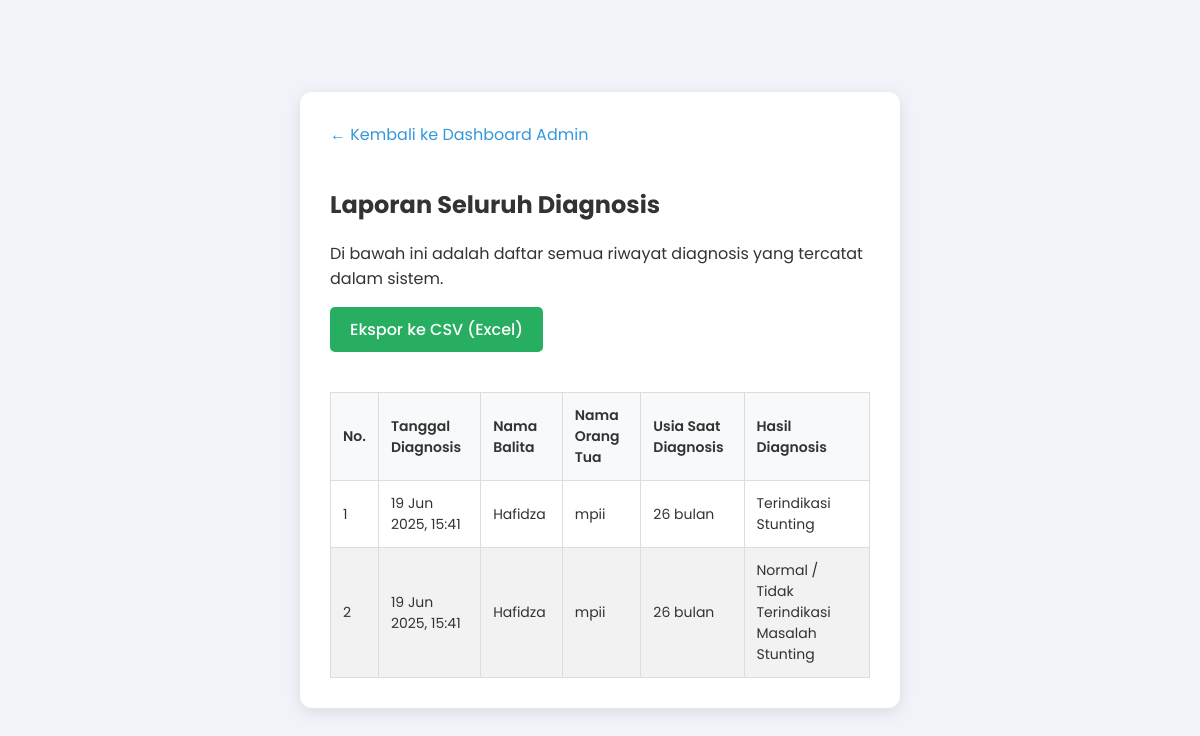
The app's page /admin/laporan_diagnosis.php (signed in) with its own data.
### tables this page shows
CREATE TABLE `hasil_diagnosis` (
  `id_hasil` int(11) NOT NULL,
  `id_balita` int(11) NOT NULL,
  `jawaban` longtext NOT NULL CHECK (json_valid(`jawaban`)),
  `kesimpulan_akhir` varchar(100) NOT NULL,
  `tanggal_diagnosis` timestamp NOT NULL DEFAULT current_timestamp(),
  `catatan_usia_saat_diagnosis` int(3) NOT NULL
);

CREATE TABLE `balita` (
  `id_balita` int(11) NOT NULL,
  `id_user` int(11) NOT NULL,
  `nama_balita` varchar(100) NOT NULL,
  `tanggal_lahir` date NOT NULL,
  `jenis_kelamin` enum('Laki-laki','Perempuan') NOT NULL,
  `alamat` text DEFAULT NULL
);

CREATE TABLE `users` (
  `id_user` int(11) NOT NULL,
  `username` varchar(50) NOT NULL,
  `email` varchar(100) NOT NULL,
  `password` varchar(255) NOT NULL,
  `nama_lengkap_user` varchar(100) NOT NULL,
  `role` enum('user','admin') NOT NULL DEFAULT 'user',
  `tanggal_registrasi` timestamp NOT NULL DEFAULT current_timestamp()
);

### admin/laporan_diagnosis.php (the view, shortened to what this page needs)
<?php
require '../config/database.php';
$query_laporan = "SELECT
                    h.id_hasil,
                    h.tanggal_diagnosis,
                    h.catatan_usia_saat_diagnosis,
                    h.kesimpulan_akhir,
                    b.nama_balita,
                    u.nama_lengkap_user
                  FROM hasil_diagnosis h
                  JOIN balita b ON h.id_balita = b.id_balita
                  JOIN users u ON b.id_user = u.id_user
                  ORDER BY h.tanggal_diagnosis DESC";
$result_laporan = mysqli_query($koneksi, $query_laporan);
?>
<!DOCTYPE html>
<html lang="id">
<head>
    <link rel="stylesheet" href="../assets/style.css">
</head>
<body>
<div class="container">
    <div class="report-card">
        <a href="dashboard_admin.php" style="text-decoration: none; color: #3498db; margin-bottom: 20px; display:inline-block;">&larr; Kembali ke Dashboard Admin</a>
        <h2>Laporan Seluruh Diagnosis</h2>
        <p>Di bawah ini adalah daftar semua riwayat diagnosis yang tercatat dalam sistem.</p>
        <a href="export.php" class="export-btn">Ekspor ke CSV (Excel)</a>
        <table class="report-table">
            <thead>
                <tr>
                    <th>No.</th>
                    <th>Tanggal Diagnosis</th>
                    <th>Nama Balita</th>
                    <th>Nama Orang Tua</th>
                    <th>Usia Saat Diagnosis</th>
                    <th>Hasil Diagnosis</th>
                </tr>
            </thead>
            <tbody>
                <?php if (mysqli_num_rows($result_laporan) > 0): ?>
                    <?php
                    $nomor = 1;
                    while($row = mysqli_fetch_assoc($result_laporan)):
                    ?>
                    <tr>
                        <td><?php echo $nomor++; ?></td>
                        <td><?php echo date('d M Y, H:i', strtotime($row['tanggal_diagnosis'])); ?></td>
                        <td><?php echo htmlspecialchars($row['nama_balita']); ?></td>
                        <td><?php echo htmlspecialchars($row['nama_lengkap_user']); ?></td>
                        <td><?php echo $row['catatan_usia_saat_diagnosis']; ?> bulan</td>
                        <td><?php echo htmlspecialchars($row['kesimpulan_akhir']); ?></td>
                    </tr>
                    <?php endwhile; ?>
                <?php else: ?>
                    <tr>
                        <td colspan="6" style="text-align:center;">Belum ada data diagnosis untuk ditampilkan.</td>
                    </tr>
                <?php endif; ?>
            </tbody>
        </table>
    </div>
</div>
</body>
</html>

### assets/style.css (style rules this page uses)
body { font-family: 'Poppins', sans-serif; background-color: #f0f4f8; color: #333; display: flex; justify-content: center; align-items: center; min-height: 100vh; margin: 0; padding: 20px; box-sizing: border-box; }
.container { width: 100%; max-width: 600px; }

### admin/laporan_diagnosis.php (style rules this page uses)
.report-card { background-color: #fff; padding: 30px; border-radius: 12px; box-shadow: 0 4px 15px rgba(0,0,0,0.1); }
.report-table { width: 100%; border-collapse: collapse; margin-top: 20px; }
.report-table th, .report-table td { border: 1px solid #ddd; padding: 12px; text-align: left; font-size: 14px; }
.report-table th { background-color: #f8f9fa; font-weight: 600; }
.report-table tbody tr:nth-child(even) { background-color: #f2f2f2; }
.export-btn { display: inline-block; background-color: #27ae60; color: white; padding: 10px 20px; border-radius: 5px; text-decoration: none; font-weight: 500; transition: background-color 0.3s; margin-bottom: 20px; }

### records on screen
hasil_diagnosis: tanggal_diagnosis "19 Jun 2025, 15:41", id_balita.nama_balita "Hafidza", users.nama_lengkap_user "mpii", catatan_usia_saat_diagnosis "26", kesimpulan_akhir "Terindikasi Stunting"
hasil_diagnosis: tanggal_diagnosis "19 Jun 2025, 15:41", id_balita.nama_balita "Hafidza", users.nama_lengkap_user "mpii", catatan_usia_saat_diagnosis "26", kesimpulan_akhir "Normal / Tidak Terindikasi Masalah Stunting"
